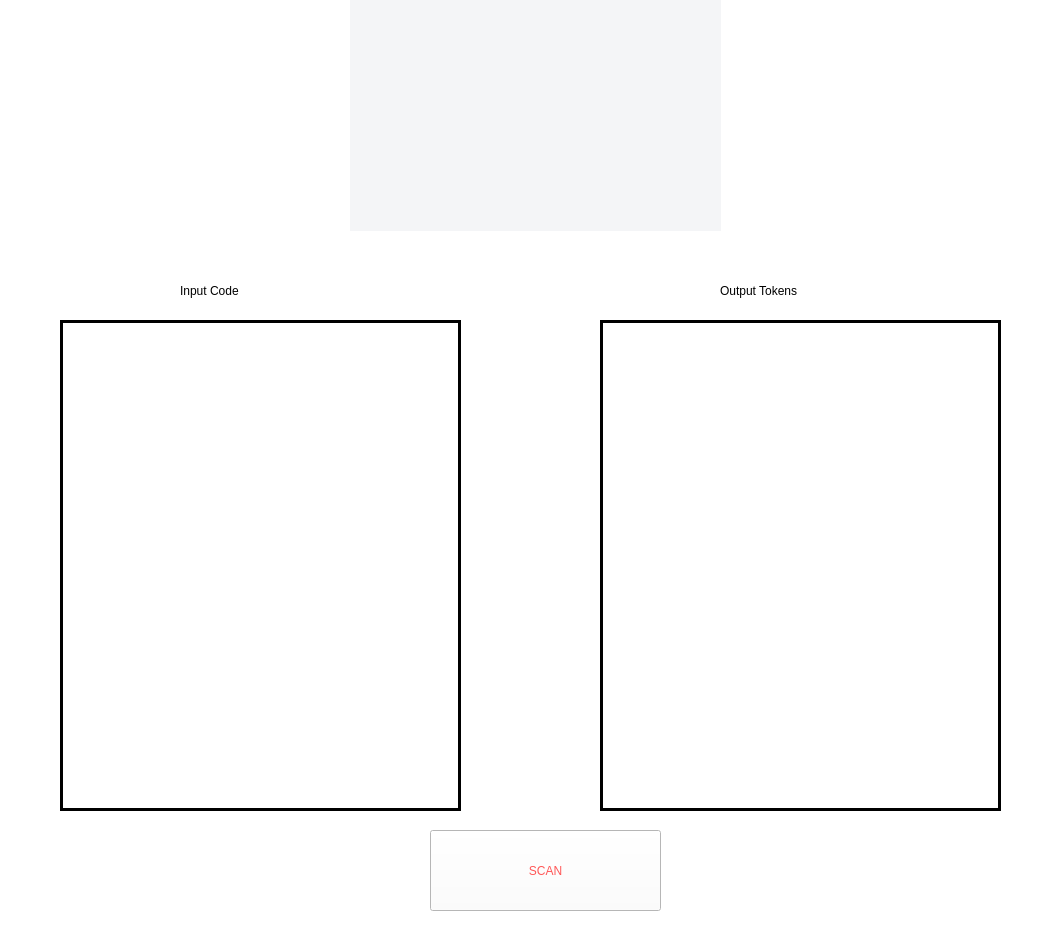
<?xml version="1.0" encoding="UTF-8"?>
<ui version="4.0">
 <class>MainWindow</class>
 <widget class="QMainWindow" name="MainWindow">
  <property name="geometry">
   <rect>
    <x>0</x>
    <y>0</y>
    <width>1046</width>
    <height>949</height>
   </rect>
  </property>
  <property name="windowTitle">
   <string>MainWindow</string>
  </property>
  <property name="styleSheet">
   <string notr="true">text-color: black; background-color: white</string>
  </property>
  <widget class="QWidget" name="centralwidget">
   <widget class="QLabel" name="label">
    <property name="geometry">
     <rect>
      <x>350</x>
      <y>0</y>
      <width>371</width>
      <height>231</height>
     </rect>
    </property>
    <property name="styleSheet">
     <string notr="true">background-color: #F4F5F7</string>
    </property>
    <property name="text">
     <string/>
    </property>
    <property name="pixmap">
     <pixmap>new.png</pixmap>
    </property>
   </widget>
   <widget class="QTextEdit" name="textEdit">
    <property name="geometry">
     <rect>
      <x>60</x>
      <y>320</y>
      <width>401</width>
      <height>491</height>
     </rect>
    </property>
    <property name="styleSheet">
     <string notr="true">color:white; border: 3px solid black; 
font: 14pt solid &quot;Lato&quot;;</string>
    </property>
   </widget>
   <widget class="QTextEdit" name="textEdit_2">
    <property name="geometry">
     <rect>
      <x>600</x>
      <y>320</y>
      <width>401</width>
      <height>491</height>
     </rect>
    </property>
    <property name="styleSheet">
     <string notr="true">color:white; border: 3px solid black; 
font: 14pt solid &quot;Lato&quot;;</string>
    </property>
   </widget>
   <widget class="QPushButton" name="pushButton">
    <property name="geometry">
     <rect>
      <x>430</x>
      <y>830</y>
      <width>231</width>
      <height>81</height>
     </rect>
    </property>
    <property name="styleSheet">
     <string notr="true"> color: #FF5757; font:16pt 3px solid  &quot;Lato&quot;; </string>
    </property>
    <property name="text">
     <string>SCAN</string>
    </property>
   </widget>
   <widget class="QLabel" name="label_2">
    <property name="geometry">
     <rect>
      <x>180</x>
      <y>270</y>
      <width>201</width>
      <height>41</height>
     </rect>
    </property>
    <property name="styleSheet">
     <string notr="true"> font:16pt 3px solid  &quot;Lato&quot;;</string>
    </property>
    <property name="text">
     <string>Input Code</string>
    </property>
   </widget>
   <widget class="QLabel" name="label_3">
    <property name="geometry">
     <rect>
      <x>720</x>
      <y>270</y>
      <width>201</width>
      <height>41</height>
     </rect>
    </property>
    <property name="styleSheet">
     <string notr="true"> font:16pt 3px solid  &quot;Lato&quot;;</string>
    </property>
    <property name="text">
     <string>Output Tokens</string>
    </property>
   </widget>
  </widget>
  <widget class="QMenuBar" name="menubar">
   <property name="geometry">
    <rect>
     <x>0</x>
     <y>0</y>
     <width>1046</width>
     <height>22</height>
    </rect>
   </property>
  </widget>
  <widget class="QStatusBar" name="statusbar"/>
 </widget>
 <resources/>
 <connections/>
</ui>
